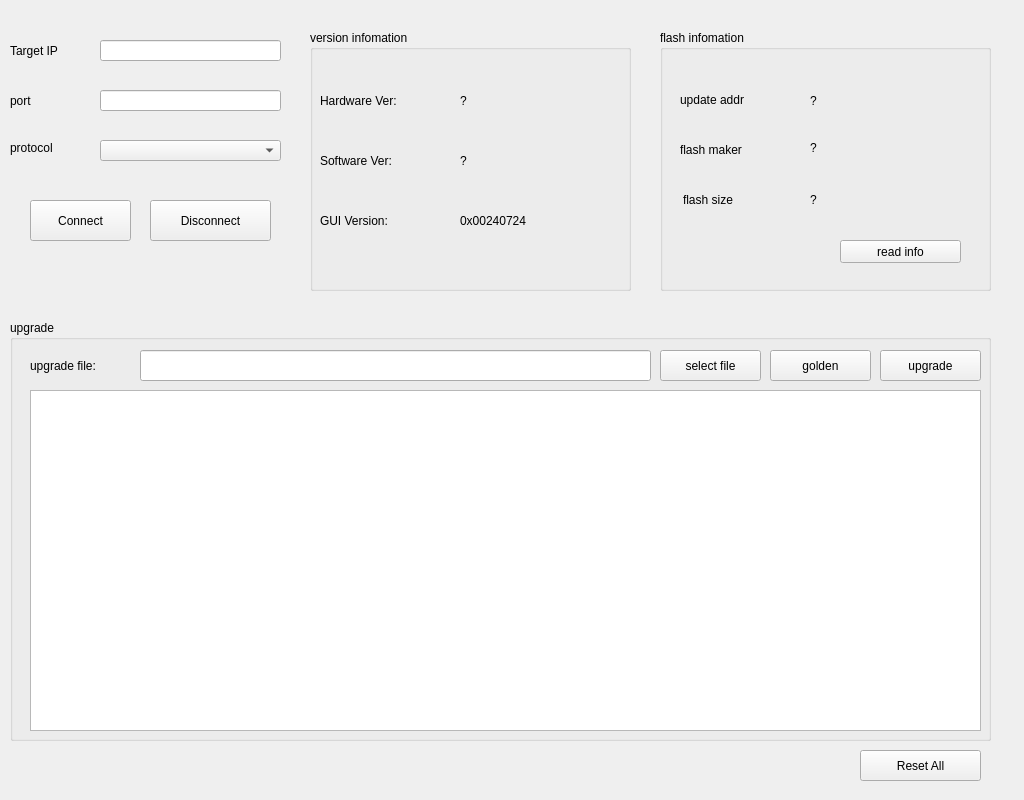
<?xml version="1.0" encoding="UTF-8"?>
<ui version="4.0">
 <class>Form</class>
 <widget class="QWidget" name="Form">
  <property name="geometry">
   <rect>
    <x>0</x>
    <y>0</y>
    <width>1024</width>
    <height>800</height>
   </rect>
  </property>
  <property name="minimumSize">
   <size>
    <width>0</width>
    <height>0</height>
   </size>
  </property>
  <property name="maximumSize">
   <size>
    <width>16777215</width>
    <height>16777215</height>
   </size>
  </property>
  <property name="windowTitle">
   <string>Form</string>
  </property>
  <widget class="QLabel" name="label_37">
   <property name="geometry">
    <rect>
     <x>10</x>
     <y>40</y>
     <width>91</width>
     <height>21</height>
    </rect>
   </property>
   <property name="text">
    <string>Target IP</string>
   </property>
  </widget>
  <widget class="QLineEdit" name="ipaddr_lineEdit">
   <property name="geometry">
    <rect>
     <x>100</x>
     <y>40</y>
     <width>181</width>
     <height>21</height>
    </rect>
   </property>
  </widget>
  <widget class="QPushButton" name="ipaddr_connect_btn">
   <property name="geometry">
    <rect>
     <x>30</x>
     <y>200</y>
     <width>101</width>
     <height>41</height>
    </rect>
   </property>
   <property name="text">
    <string>Connect</string>
   </property>
  </widget>
  <widget class="QPushButton" name="ipaddr_disconnect_btn">
   <property name="geometry">
    <rect>
     <x>150</x>
     <y>200</y>
     <width>121</width>
     <height>41</height>
    </rect>
   </property>
   <property name="text">
    <string>Disconnect</string>
   </property>
  </widget>
  <widget class="QGroupBox" name="groupBox_21">
   <property name="geometry">
    <rect>
     <x>310</x>
     <y>30</y>
     <width>321</width>
     <height>261</height>
    </rect>
   </property>
   <property name="title">
    <string>version infomation</string>
   </property>
   <widget class="QLabel" name="hardware_ver_label">
    <property name="geometry">
     <rect>
      <x>150</x>
      <y>60</y>
      <width>131</width>
      <height>21</height>
     </rect>
    </property>
    <property name="text">
     <string>?</string>
    </property>
   </widget>
   <widget class="QLabel" name="firmware_ver_label">
    <property name="geometry">
     <rect>
      <x>150</x>
      <y>120</y>
      <width>131</width>
      <height>21</height>
     </rect>
    </property>
    <property name="text">
     <string>?</string>
    </property>
   </widget>
   <widget class="QLabel" name="software_ver_label">
    <property name="geometry">
     <rect>
      <x>150</x>
      <y>180</y>
      <width>131</width>
      <height>21</height>
     </rect>
    </property>
    <property name="text">
     <string>0x00240724</string>
    </property>
   </widget>
   <widget class="QLabel" name="label_35">
    <property name="geometry">
     <rect>
      <x>10</x>
      <y>60</y>
      <width>131</width>
      <height>21</height>
     </rect>
    </property>
    <property name="text">
     <string>Hardware Ver:</string>
    </property>
   </widget>
   <widget class="QLabel" name="label_38">
    <property name="geometry">
     <rect>
      <x>10</x>
      <y>120</y>
      <width>131</width>
      <height>21</height>
     </rect>
    </property>
    <property name="text">
     <string>Software Ver:</string>
    </property>
   </widget>
   <widget class="QLabel" name="label_36">
    <property name="geometry">
     <rect>
      <x>10</x>
      <y>180</y>
      <width>131</width>
      <height>21</height>
     </rect>
    </property>
    <property name="text">
     <string>GUI Version:</string>
    </property>
   </widget>
  </widget>
  <widget class="QGroupBox" name="groupBox_22">
   <property name="geometry">
    <rect>
     <x>10</x>
     <y>320</y>
     <width>981</width>
     <height>421</height>
    </rect>
   </property>
   <property name="title">
    <string>upgrade</string>
   </property>
   <widget class="QLabel" name="label_44">
    <property name="geometry">
     <rect>
      <x>20</x>
      <y>30</y>
      <width>131</width>
      <height>31</height>
     </rect>
    </property>
    <property name="text">
     <string>&lt;html&gt;&lt;head/&gt;&lt;body&gt;&lt;p&gt;&lt;span style=&quot; font-size:11pt;&quot;&gt;upgrade file:&lt;/span&gt;&lt;/p&gt;&lt;/body&gt;&lt;/html&gt;</string>
    </property>
   </widget>
   <widget class="QPushButton" name="upgrade_file_button">
    <property name="geometry">
     <rect>
      <x>650</x>
      <y>30</y>
      <width>101</width>
      <height>31</height>
     </rect>
    </property>
    <property name="text">
     <string>select file</string>
    </property>
   </widget>
   <widget class="QPushButton" name="upgrade_button">
    <property name="geometry">
     <rect>
      <x>870</x>
      <y>30</y>
      <width>101</width>
      <height>31</height>
     </rect>
    </property>
    <property name="text">
     <string>upgrade</string>
    </property>
   </widget>
   <widget class="QTextEdit" name="textEdit_upgradeFile_out_put">
    <property name="geometry">
     <rect>
      <x>20</x>
      <y>70</y>
      <width>951</width>
      <height>341</height>
     </rect>
    </property>
   </widget>
   <widget class="QLineEdit" name="textEdit_upgradeFile">
    <property name="geometry">
     <rect>
      <x>130</x>
      <y>30</y>
      <width>511</width>
      <height>31</height>
     </rect>
    </property>
   </widget>
   <widget class="QPushButton" name="upgrade_button_golden">
    <property name="geometry">
     <rect>
      <x>760</x>
      <y>30</y>
      <width>101</width>
      <height>31</height>
     </rect>
    </property>
    <property name="text">
     <string>golden</string>
    </property>
   </widget>
  </widget>
  <widget class="QLineEdit" name="port_set">
   <property name="geometry">
    <rect>
     <x>100</x>
     <y>90</y>
     <width>181</width>
     <height>21</height>
    </rect>
   </property>
  </widget>
  <widget class="QLabel" name="label">
   <property name="geometry">
    <rect>
     <x>10</x>
     <y>90</y>
     <width>81</width>
     <height>21</height>
    </rect>
   </property>
   <property name="text">
    <string>port</string>
   </property>
  </widget>
  <widget class="QComboBox" name="comboBox">
   <property name="geometry">
    <rect>
     <x>100</x>
     <y>140</y>
     <width>181</width>
     <height>21</height>
    </rect>
   </property>
  </widget>
  <widget class="QLabel" name="label_2">
   <property name="geometry">
    <rect>
     <x>10</x>
     <y>140</y>
     <width>81</width>
     <height>16</height>
    </rect>
   </property>
   <property name="text">
    <string>protocol</string>
   </property>
  </widget>
  <widget class="QGroupBox" name="groupBox">
   <property name="geometry">
    <rect>
     <x>660</x>
     <y>30</y>
     <width>331</width>
     <height>261</height>
    </rect>
   </property>
   <property name="title">
    <string>flash infomation</string>
   </property>
   <widget class="QLabel" name="label_3">
    <property name="geometry">
     <rect>
      <x>20</x>
      <y>60</y>
      <width>121</width>
      <height>20</height>
     </rect>
    </property>
    <property name="text">
     <string>update addr</string>
    </property>
   </widget>
   <widget class="QLabel" name="label_4">
    <property name="geometry">
     <rect>
      <x>20</x>
      <y>110</y>
      <width>111</width>
      <height>20</height>
     </rect>
    </property>
    <property name="text">
     <string>flash maker</string>
    </property>
   </widget>
   <widget class="QLabel" name="label_5">
    <property name="geometry">
     <rect>
      <x>23</x>
      <y>160</y>
      <width>91</width>
      <height>20</height>
     </rect>
    </property>
    <property name="text">
     <string>flash size</string>
    </property>
   </widget>
   <widget class="QPushButton" name="read_flash_info_button">
    <property name="geometry">
     <rect>
      <x>180</x>
      <y>210</y>
      <width>121</width>
      <height>23</height>
     </rect>
    </property>
    <property name="text">
     <string>read info</string>
    </property>
   </widget>
   <widget class="QLabel" name="write_lable">
    <property name="geometry">
     <rect>
      <x>150</x>
      <y>60</y>
      <width>111</width>
      <height>21</height>
     </rect>
    </property>
    <property name="text">
     <string>?</string>
    </property>
   </widget>
   <widget class="QLabel" name="make_lable">
    <property name="geometry">
     <rect>
      <x>150</x>
      <y>110</y>
      <width>151</width>
      <height>16</height>
     </rect>
    </property>
    <property name="text">
     <string>?</string>
    </property>
   </widget>
   <widget class="QLabel" name="size_lable">
    <property name="geometry">
     <rect>
      <x>150</x>
      <y>160</y>
      <width>151</width>
      <height>20</height>
     </rect>
    </property>
    <property name="text">
     <string>?</string>
    </property>
   </widget>
  </widget>
  <widget class="QPushButton" name="pushButton_rst_all">
   <property name="geometry">
    <rect>
     <x>860</x>
     <y>750</y>
     <width>121</width>
     <height>31</height>
    </rect>
   </property>
   <property name="text">
    <string>Reset All</string>
   </property>
  </widget>
 </widget>
 <resources/>
 <connections/>
</ui>
